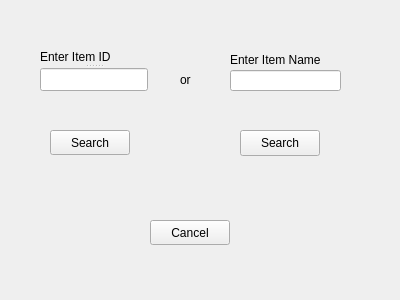
<?xml version="1.0" encoding="UTF-8"?>
<ui version="4.0">
 <class>searchInventory</class>
 <widget class="QWidget" name="searchInventory">
  <property name="geometry">
   <rect>
    <x>0</x>
    <y>0</y>
    <width>400</width>
    <height>300</height>
   </rect>
  </property>
  <property name="windowTitle">
   <string>Cal Clinic: Search Inventory</string>
  </property>
  <property name="styleSheet">
   <string notr="true">background-image: url(:/green/build-SimpleSerum-Desktop_Qt_5_8_0_MSVC2015_64bit-Debug/BG5.png);</string>
  </property>
  <widget class="QPushButton" name="pushButton_2">
   <property name="geometry">
    <rect>
     <x>150</x>
     <y>220</y>
     <width>80</width>
     <height>25</height>
    </rect>
   </property>
   <property name="text">
    <string>Cancel</string>
   </property>
  </widget>
  <widget class="QPushButton" name="pushButton">
   <property name="geometry">
    <rect>
     <x>50</x>
     <y>130</y>
     <width>80</width>
     <height>25</height>
    </rect>
   </property>
   <property name="text">
    <string>Search</string>
   </property>
  </widget>
  <widget class="QSplitter" name="splitter_2">
   <property name="geometry">
    <rect>
     <x>40</x>
     <y>50</y>
     <width>108</width>
     <height>41</height>
    </rect>
   </property>
   <property name="orientation">
    <enum>Qt::Vertical</enum>
   </property>
   <widget class="QLabel" name="label">
    <property name="text">
     <string>Enter Item ID</string>
    </property>
   </widget>
   <widget class="QLineEdit" name="lineEdit">
    <property name="styleSheet">
     <string notr="true">background-image: url(:/txrbkgd/build-SimpleSerum-Desktop_Qt_5_8_0_MSVC2015_64bit-Debug/text bg green.png);</string>
    </property>
   </widget>
  </widget>
  <widget class="QLabel" name="label_2">
   <property name="geometry">
    <rect>
     <x>230</x>
     <y>50</y>
     <width>121</width>
     <height>20</height>
    </rect>
   </property>
   <property name="text">
    <string>Enter Item Name</string>
   </property>
  </widget>
  <widget class="QLineEdit" name="lineEdit_2">
   <property name="geometry">
    <rect>
     <x>230</x>
     <y>70</y>
     <width>111</width>
     <height>21</height>
    </rect>
   </property>
   <property name="styleSheet">
    <string notr="true">background-image: url(:/txrbkgd/build-SimpleSerum-Desktop_Qt_5_8_0_MSVC2015_64bit-Debug/text bg green.png);</string>
   </property>
  </widget>
  <widget class="QPushButton" name="pushButton_3">
   <property name="geometry">
    <rect>
     <x>240</x>
     <y>130</y>
     <width>80</width>
     <height>26</height>
    </rect>
   </property>
   <property name="text">
    <string>Search</string>
   </property>
  </widget>
  <widget class="QLabel" name="label_3">
   <property name="geometry">
    <rect>
     <x>180</x>
     <y>70</y>
     <width>21</width>
     <height>20</height>
    </rect>
   </property>
   <property name="text">
    <string>or</string>
   </property>
  </widget>
  <zorder>splitter_2</zorder>
  <zorder>pushButton_2</zorder>
  <zorder>pushButton</zorder>
  <zorder>label_2</zorder>
  <zorder>lineEdit_2</zorder>
  <zorder>pushButton_3</zorder>
  <zorder>label_3</zorder>
 </widget>
 <resources/>
 <connections/>
</ui>
